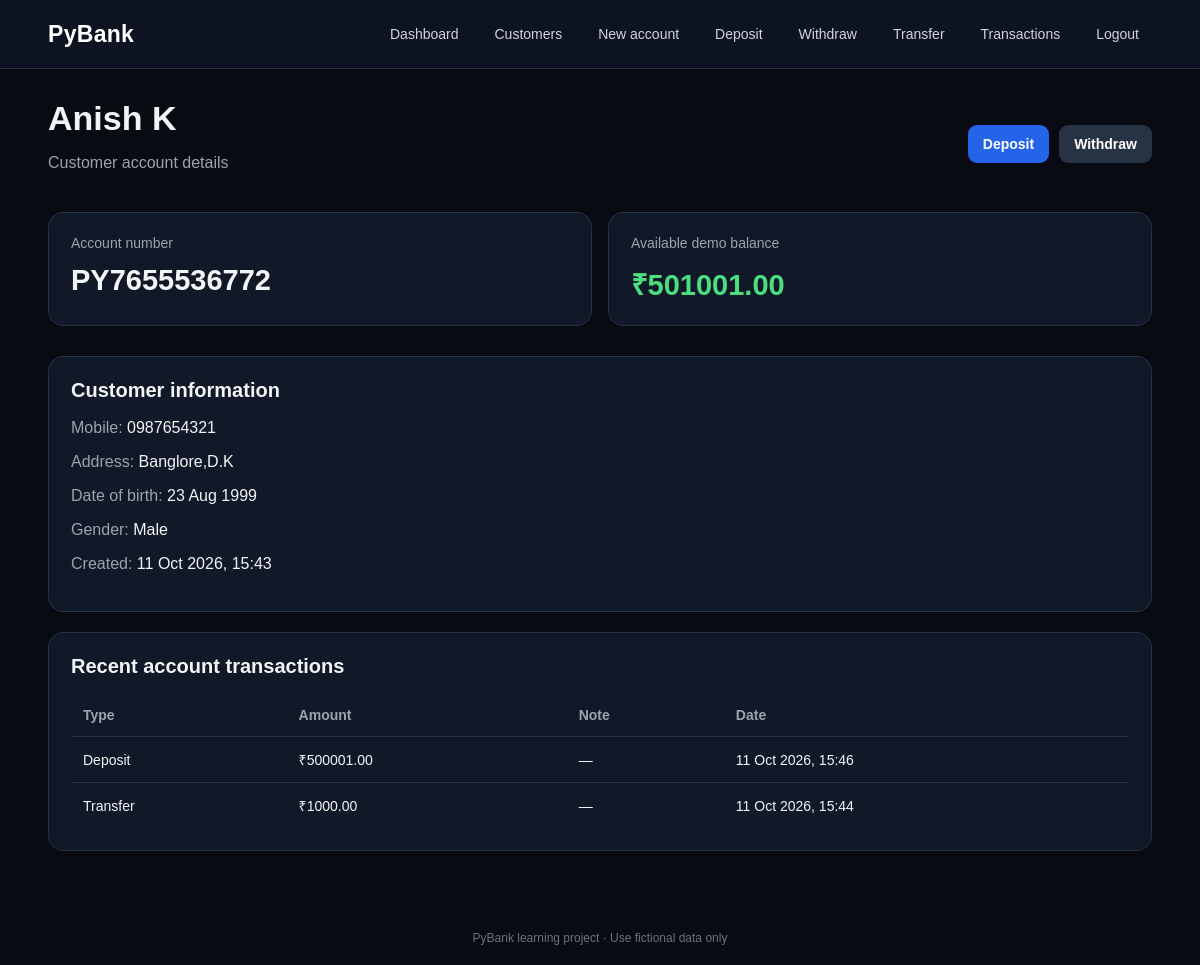
/customers/2/ (signed in), run on the app's committed database.
### bank/models.py (models this page shows, shortened)
class Customer(models.Model):
    GENDER_CHOICES = [("M", "Male"), ("F", "Female"), ("O", "Other")]
    cust_name = models.CharField(max_length=100)
    account_no = models.CharField(max_length=16, unique=True, blank=True)
    address = models.TextField(max_length=200)
    dob = models.DateField(null=True, blank=True)
    mob_no = models.CharField(max_length=15, blank=True)
    gender = models.CharField(max_length=1, choices=GENDER_CHOICES, blank=True)
    balance = models.DecimalField(max_digits=12, decimal_places=2, default=Decimal("0.00"))
    created_at = models.DateTimeField(auto_now_add=True)
    class Meta:
        ordering = ["-created_at"]

class Transaction(models.Model):
    TYPE_CHOICES = [
        ("DEPOSIT", "Deposit"),
        ("WITHDRAW", "Withdrawal"),
        ("TRANSFER", "Transfer"),
    ]
    transaction_type = models.CharField(max_length=10, choices=TYPE_CHOICES)
    from_customer = models.ForeignKey(
        Customer, related_name="outgoing_transactions",
        null=True, blank=True, on_delete=models.PROTECT
    )
    to_customer = models.ForeignKey(
        Customer, related_name="incoming_transactions",
        null=True, blank=True, on_delete=models.PROTECT
    )
    amount = models.DecimalField(max_digits=12, decimal_places=2)
    note = models.CharField(max_length=200, blank=True)
    created_by = models.ForeignKey(
        get_user_model(), null=True, blank=True, on_delete=models.SET_NULL
    )
    created_at = models.DateTimeField(auto_now_add=True)
    class Meta:
        ordering = ["-created_at"]

### bank/views.py (the view)
# urls.py: path("customers/<int:pk>/", views.customer_detail, name="customer_detail"),
@staff_required
def customer_detail(request, pk):
    customer = get_object_or_404(Customer, pk=pk)
    history = Transaction.objects.filter(
        from_customer=customer
    ) | Transaction.objects.filter(to_customer=customer)
    return render(request, "bank/customer_detail.html", {
        "customer": customer, "history": history.distinct()[:20]
    })

### bank/views.py (called while the page is built)
def staff_required(view_func):
    return login_required(user_passes_test(lambda u: u.is_staff)(view_func))

### templates/bank/customer_detail.html (shortened to what this page needs)
{% extends "bank/base.html" %}
{% block content %}
<div class="heading"><div><h1>{{ customer.cust_name }}</h1><p class="muted">Customer account details</p></div><div class="actions"><a class="button" href="{% url 'deposit' %}">Deposit</a><a class="button secondary" href="{% url 'withdraw' %}">Withdraw</a></div></div>
<div class="cards">
  <div class="card"><div class="label">Account number</div><div class="metric">{{ customer.account_no }}</div></div>
  <div class="card"><div class="label">Available demo balance</div><div class="metric green">₹{{ customer.balance|floatformat:2 }}</div></div>
</div>
<section class="panel"><h2>Customer information</h2><p><span class="muted">Mobile:</span> {{ customer.mob_no|default:"—" }}</p><p><span class="muted">Address:</span> {{ customer.address }}</p><p><span class="muted">Date of birth:</span> {{ customer.dob|date:"d M Y"|default:"—" }}</p><p><span class="muted">Gender:</span> {{ customer.get_gender_display|default:"—" }}</p><p><span class="muted">Created:</span> {{ customer.created_at|date:"d M Y, H:i" }}</p></section>
<section class="panel" style="margin-top:20px"><h2>Recent account transactions</h2><div class="table-wrap"><table><thead><tr><th>Type</th><th>Amount</th><th>Note</th><th>Date</th></tr></thead><tbody>
{% for t in history %}<tr><td>{{ t.get_transaction_type_display }}</td><td>₹{{ t.amount|floatformat:2 }}</td><td>{{ t.note|default:"—" }}</td><td>{{ t.created_at|date:"d M Y, H:i" }}</td></tr>{% empty %}<tr><td colspan="4" class="empty">No transactions for this account.</td></tr>{% endfor %}
</tbody></table></div></section>
{% endblock %}

### static/bank.css (style rules this page uses)
:root { color-scheme: dark; --bg:#080b12; --panel:#111827; --panel2:#172033; --text:#f3f4f6; --muted:#9ca3af; --blue:#2563eb; --line:#273244; --green:#4ade80; --red:#f87171; }
* { box-sizing:border-box; }
body { margin:0; background:var(--bg); color:var(--text); font-family:Arial, sans-serif; }
a { color:#93c5fd; text-decoration:none; }
.heading { display:flex; justify-content:space-between; align-items:center; flex-wrap:wrap; gap:14px; margin-bottom:24px; }
h1 { font-size:clamp(25px,4vw,34px); margin:0 0 8px; }
h2 { font-size:20px; margin-top:0; }
.muted, small { color:var(--muted); }
.cards { display:grid; grid-template-columns:repeat(auto-fit,minmax(210px,1fr)); gap:16px; margin:22px 0 30px; }
.card, .panel { background:var(--panel); border:1px solid var(--line); border-radius:15px; padding:22px; min-width:0; }
.card .label { color:var(--muted); font-size:14px; }
.metric { font-size:29px; font-weight:700; margin-top:13px; overflow-wrap:anywhere; }
.green { color:var(--green); }
.button, button.button { display:inline-block; background:var(--blue); border:0; color:white; border-radius:9px; padding:11px 15px; font-size:14px; cursor:pointer; font-weight:600; }
.button.secondary { background:#273244; }
.actions { display:flex; flex-wrap:wrap; gap:10px; }
.table-wrap { overflow-x:auto; }
table { width:100%; border-collapse:collapse; min-width:650px; }
th, td { text-align:left; padding:13px 12px; border-bottom:1px solid var(--line); font-size:14px; }
th { color:var(--muted); font-weight:600; }
tr:last-child td { border-bottom:0; }

### data on the page
Customer: cust_name "Anish K", account_no "PY7655536772", balance "501001.00", mob_no "0987654321", address "Banglore,D.K", dob "23 Aug 1999", gender "Male", created_at "11 Oct 2026, 15:43"
Transaction: transaction_type "Deposit", amount "500001.00", note "—", created_at "11 Oct 2026, 15:46"
Transaction: transaction_type "Transfer", amount "1000.00", note "—", created_at "11 Oct 2026, 15:44"
